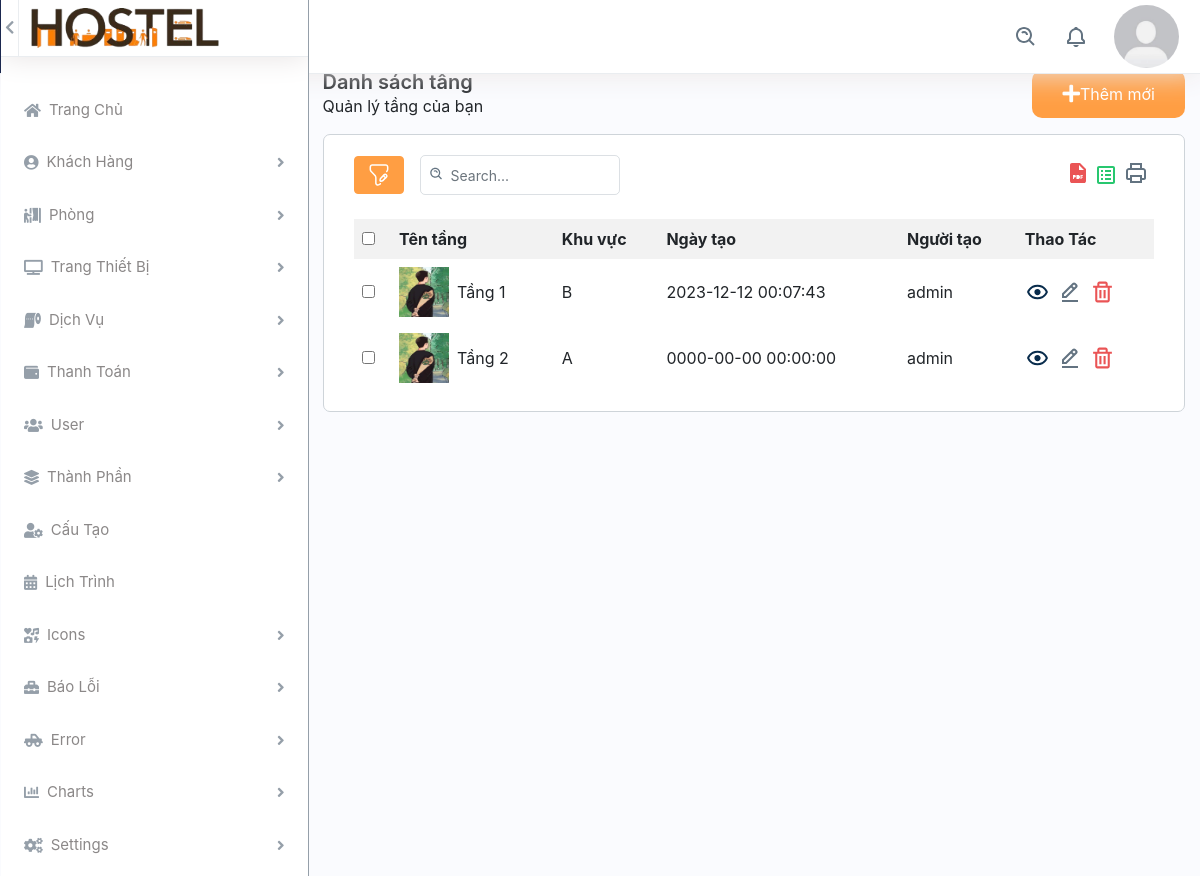
Screenshot of /back_end/list-tang.php (signed in) with the database file from the repository.
### tables this page shows
CREATE TABLE `tang` (
  `id` int(11) NOT NULL,
  `ten_tang` varchar(255) NOT NULL,
  `khuvuc` varchar(255) NOT NULL,
  `ngaytao` datetime DEFAULT current_timestamp(),
  `nguoitao` text NOT NULL,
  `anh` varchar(255) NOT NULL
);

### config/database.php (called while the page is built, shortened)
<?php
class Database {
    private $host = servername;
    private $user = username;
    private $password = password;
    private $dbname = dbname;
    private $link;
    private function connectDB() {
        $this->link = new mysqli($this->host, $this->user, $this->password, $this->dbname);
    }
    public function select($query) {
        $result = $this->link->query($query) or die($this->link->error . __LINE__);
        if ($result->num_rows > 0) {
            return $result;
        } else {
            return false;
        }
    }
}
?>

### back_end/list-tang.php (the view, shortened to what this page needs)
<?php
if(empty($_SESSION['username'])){
    var_dump($_SESSION['username']);
    header("location: dang_nhap.html");
} else{ ?>
    <?php
    include 'header.php';
    include 'side-bar.php';
    ?>
        <div class="col-md-9">
            <div class="col-12 container-content">
                <div class="header-content pb-3">
                    <div class="title-content">
                        <h3 class="m-0 strong">Danh sách tầng</h3>
                        <div class="span">Quản lý tầng của bạn</div>
                    </div>
                    <a href="add-tang.php" class="button-add">
                        <i class="fas fa-plus"></i>
                        <span>Thêm mới</span>
                    </a>
                </div>
                <div class="content-add-room col-12">
                    <?php
                    include '../config/database.php';
                    ?>
                    <div class="table-top d-flex justify-content-between mb-4">
                        <div class="search-set d-flex align-items-center mr-2">
                            <div class="search-path mr-3">
                                <a class="btn btn-filter" id="filter_search">
                                    <img src="../assets/img/filter.svg" alt="img">
                                </a>
                            </div>
                            <div class="search-input">
                                <a class="btn btn-searchset"><img src="../assets/img/search-white.svg" alt="img"></a>
                                <div id="DataTables_Table_0_filter" class="dataTables_filter">
                                    <label>
                                        <input type="search" id="searchInput" class="form-control form-control-sm" placeholder="Search..." aria-controls="DataTables_Table_0">
                                    </label>
                                </div>
                            </div>
                        </div>
                        <div class="wordset d-flex align-items-center">
                            <ul class="d-flex">
                                <li class="mr-2">
                                    <a data-bs-toggle="tooltip" data-bs-placement="top" title="" data-bs-original-title="pdf" aria-label="pdf"><img src="../assets/img/pdf.svg" alt="img"></a>
                                </li>
                                <li class="mr-2">
                                    <a data-bs-toggle="tooltip" data-bs-placement="top" title="" data-bs-original-title="excel" aria-label="excel"><img src="../assets/img/excel.svg" alt="img"></a>
                                </li>
                                <li class="mr-2">
                                    <a data-bs-toggle="tooltip" data-bs-placement="top" title="" data-bs-original-title="print" aria-label="print"><img src="../assets/img/printer.svg" alt="img"></a>
                                </li>
                            </ul>
                        </div>
                    </div>
                    <div id="contents">
                        <?php
                        $db = new Database();
                        $sql = "SELECT * FROM tang";
                        $result = $db->select($sql);
                        ?>
                        <?php if ($result->num_rows > 0) { ?>
                            <table class="table-data">
                                <tr>
                                    <th>
                                        <input type="checkbox" name="check_all">
                                    </th>
                                    <th>Tên tầng</th>
                                    <th>Khu vực</th>
                                    <th>Ngày tạo</th>
                                    <th>Người tạo</th>
                                    <th>Thao Tác</th>
                                </tr>
                                <?php while ($row = $result->fetch_assoc()) { ?>
                                    <tr>
                                        <td><input type="checkbox" name="check_daughter"></td>
                                        <td class="d-flex align-items-center"><img class="img-fluid img-responsive mr-2" height="10" width="10" src="../assets/img/<?php echo $row['anh']; ?>" alt="Phong ki tuc xa"> <?php echo $row['ten_tang']; ?></td>
                                        <td><?php echo $row['khuvuc']; ?></td>
                                        <td><?php echo $row['ngaytao']; ?></td>
                                        <td><?php echo $row['nguoitao'] ?></td>
                                        <td class="d-flex thao-tac">
                                            <a class="me-3" href="../front_end/room-detail.php?id=<?php echo $row['id'];?>">
                                                <img src="../assets/img/eye.svg" alt="img" class="img-fluid">
                                            </a>
                                            <a class="me-3" href="edit-tang.php?id=<?php echo $row['id']; ?>">
                                                <img src="../assets/img/edit.svg" alt="img" class="img-fluid icon-edit">
                                            </a>
                                            <a class="confirm-text" href="delete-tang.php?id=<?php echo $row['id']; ?>">
                                                <img src="../assets/img/delete.svg" alt="img" class="img-fluid">
                                            </a>
                                        </td>
                                    </tr>
                                <?php } ?>
                            </table>
                        <?php } else {
                            echo "Không có dữ liệu.";
                        } ?>
                    </div>
                </div>
            </div>
        </div>
    </div>
    </body>
    </html>
<?php } ?>

### assets/css/duyet.css (style rules this page uses)
img { height: auto; width: 100%; }
body, html { height: 100%; margin: 0; background-color: #FAFBFE; }
i.fas, i.fab { display: flex; flex-direction: column; justify-content: center; font-size: 15px; color: #959FA9; }
.container-content { margin-top: 70px; position: relative; overflow-y: scroll; overflow: hidden; }
.button-add { display: flex; padding: 0 30px; border-radius: 10px; background-color: #FF9E43; color: white; }
.button-add i { display: flex; flex-direction: column; justify-content: center; font-size: 20px; color: white; }
.button-add span { display: flex; flex-direction: column; justify-content: center; }
.header-content { display: flex; justify-content: space-between; }
.table-data { width: 100%; border-collapse: collapse; }
.table-data th,.table-data td { padding: 8px; text-align: left; }
.table-data th { background-color: #f2f2f2; }
table.table-data img { width: 50px; height: 50px; }
a#filter_search { border: 1px solid #FF9E43; background: #FF9E43; }
div#DataTables_Table_0_filter input { background: transparent; height: 40px; border: 1px solid rgba(145, 158, 171, 0.32); width: 200px; border-radius: 5px ; padding: 0 15px 0 30px; }
div#DataTables_Table_0_filter { position: relative; height: 100%; }
a.btn.btn-searchset { padding: 2px; border-radius: 50px; position: absolute; top: 8px; left: 6px; z-index: 2; }
.search-input { position: relative; }
div#DataTables_Table_0_filter label { margin: 0; }
td.thao-tac .icon-edit { width: 16px; }
td.thao-tac img { width: 25px; }
.content-add-room { padding: 20px 30px; border: 1px solid #CED4D9; border-radius: 7px; background: #ffffff; }
.strong { font-weight: 600; font-size: 20px; }

### rows the page displays
tang: anh (picture), ten_tang "Tầng 1", khuvuc "B", ngaytao "2023-12-12 00:07:43", nguoitao "admin"
tang: anh (picture), ten_tang "Tầng 2", khuvuc "A", ngaytao "0000-00-00 00:00:00", nguoitao "admin"
